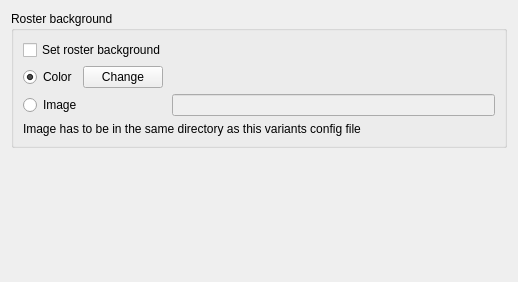
          <widget class="QWidget" name="tab_10" >
           <property name="geometry" >
            <rect>
             <x>0</x>
             <y>0</y>
             <width>518</width>
             <height>282</height>
            </rect>
           </property>
           <attribute name="title" >
            <string>Roster style</string>
           </attribute>
           <layout class="QGridLayout" name="gridLayout_27" >
            <item row="0" column="0" >
             <widget class="QGroupBox" name="groupBox_10" >
              <property name="title" >
               <string>Roster background</string>
              </property>
              <layout class="QGridLayout" name="gridLayout_26" >
               <item row="1" column="0" colspan="2" >
                <layout class="QHBoxLayout" name="horizontalLayout_27" >
                 <item>
                  <widget class="QRadioButton" name="rBackgroundColor1" >
                   <property name="text" >
                    <string>Color</string>
                   </property>
                   <property name="checked" >
                    <bool>true</bool>
                   </property>
                  </widget>
                 </item>
                 <item>
                  <widget class="QPushButton" name="rBackgroundColor" >
                   <property name="text" >
                    <string>Change</string>
                   </property>
                  </widget>
                 </item>
                 <item>
                  <spacer name="horizontalSpacer_8" >
                   <property name="orientation" >
                    <enum>Qt::Horizontal</enum>
                   </property>
                   <property name="sizeHint" stdset="0" >
                    <size>
                     <width>138</width>
                     <height>20</height>
                    </size>
                   </property>
                  </spacer>
                 </item>
                </layout>
               </item>
               <item row="3" column="0" >
                <widget class="QRadioButton" name="rBackgroundImage1" >
                 <property name="text" >
                  <string>Image</string>
                 </property>
                </widget>
               </item>
               <item row="3" column="1" >
                <widget class="QLineEdit" name="rBackgroundImage" >
                 <property name="enabled" >
                  <bool>false</bool>
                 </property>
                </widget>
               </item>
               <item row="4" column="0" colspan="2" >
                <widget class="QLabel" name="label_50" >
                 <property name="text" >
                  <string>Image has to be in the same directory as this variants config file</string>
                 </property>
                </widget>
               </item>
               <item row="0" column="0" >
                <widget class="QCheckBox" name="rBackground" >
                 <property name="text" >
                  <string>Set roster background</string>
                 </property>
                </widget>
               </item>
              </layout>
             </widget>
            </item>
            <item row="1" column="0" >
             <spacer name="verticalSpacer_8" >
              <property name="orientation" >
               <enum>Qt::Vertical</enum>
              </property>
              <property name="sizeHint" stdset="0" >
               <size>
                <width>20</width>
                <height>126</height>
               </size>
              </property>
             </spacer>
            </item>
           </layout>
          </widget>
